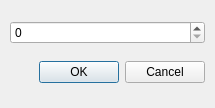
<?xml version="1.0" encoding="UTF-8"?>
<ui version="4.0">
 <class>setSpaceDialog</class>
 <widget class="QDialog" name="setSpaceDialog">
  <property name="geometry">
   <rect>
    <x>0</x>
    <y>0</y>
    <width>215</width>
    <height>108</height>
   </rect>
  </property>
  <property name="windowTitle">
   <string>Dialog</string>
  </property>
  <widget class="QWidget" name="layoutWidget">
   <property name="geometry">
    <rect>
     <x>10</x>
     <y>10</y>
     <width>195</width>
     <height>86</height>
    </rect>
   </property>
   <layout class="QGridLayout" name="gridLayout">
    <item row="0" column="0">
     <widget class="QSpinBox" name="spinBox"/>
    </item>
    <item row="1" column="0">
     <widget class="QDialogButtonBox" name="buttonBox">
      <property name="orientation">
       <enum>Qt::Horizontal</enum>
      </property>
      <property name="standardButtons">
       <set>QDialogButtonBox::Cancel|QDialogButtonBox::Ok</set>
      </property>
     </widget>
    </item>
   </layout>
  </widget>
 </widget>
 <resources/>
 <connections>
  <connection>
   <sender>buttonBox</sender>
   <signal>accepted()</signal>
   <receiver>setSpaceDialog</receiver>
   <slot>accept()</slot>
   <hints>
    <hint type="sourcelabel">
     <x>248</x>
     <y>254</y>
    </hint>
    <hint type="destinationlabel">
     <x>157</x>
     <y>274</y>
    </hint>
   </hints>
  </connection>
  <connection>
   <sender>buttonBox</sender>
   <signal>rejected()</signal>
   <receiver>setSpaceDialog</receiver>
   <slot>reject()</slot>
   <hints>
    <hint type="sourcelabel">
     <x>316</x>
     <y>260</y>
    </hint>
    <hint type="destinationlabel">
     <x>286</x>
     <y>274</y>
    </hint>
   </hints>
  </connection>
 </connections>
</ui>
